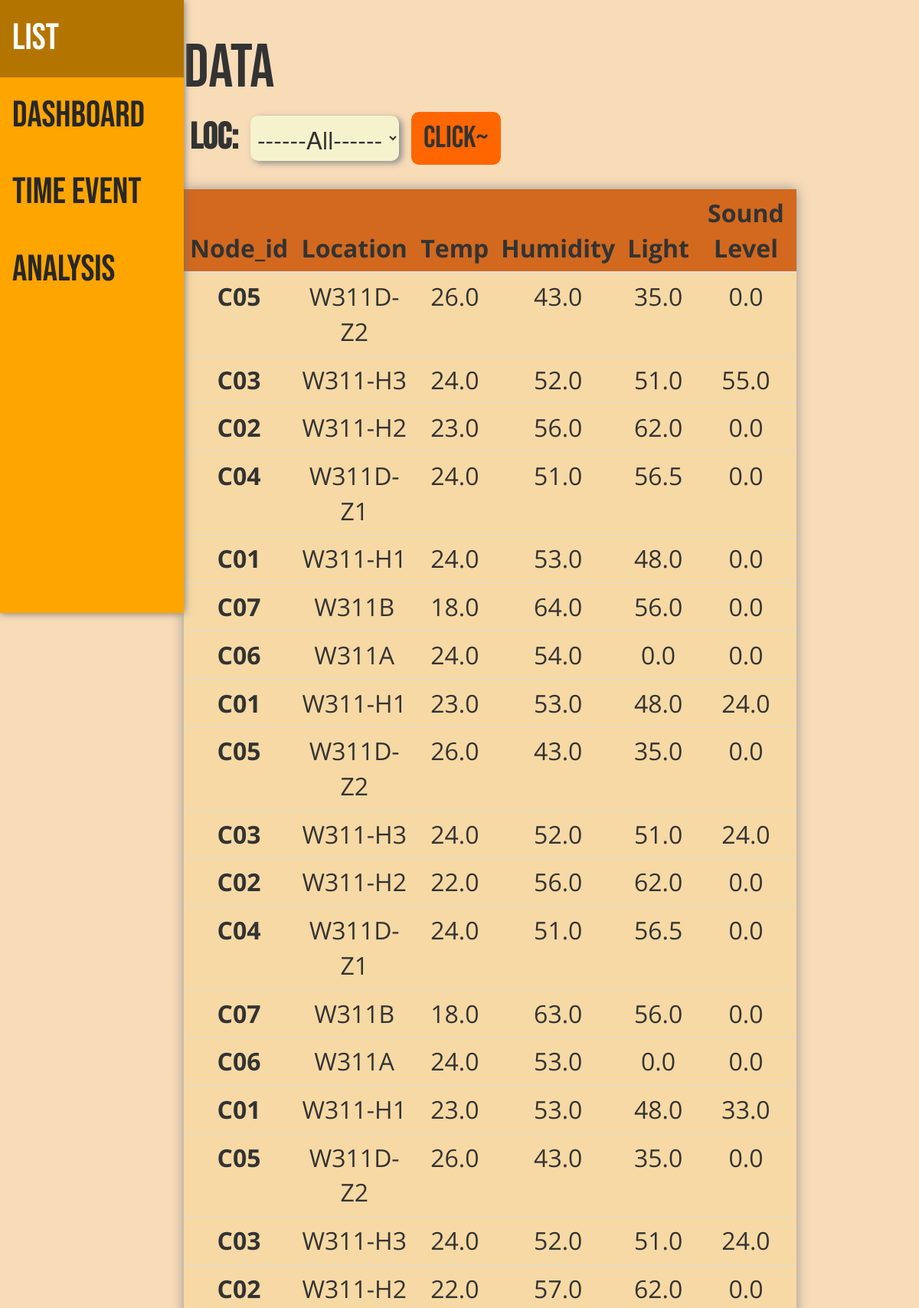
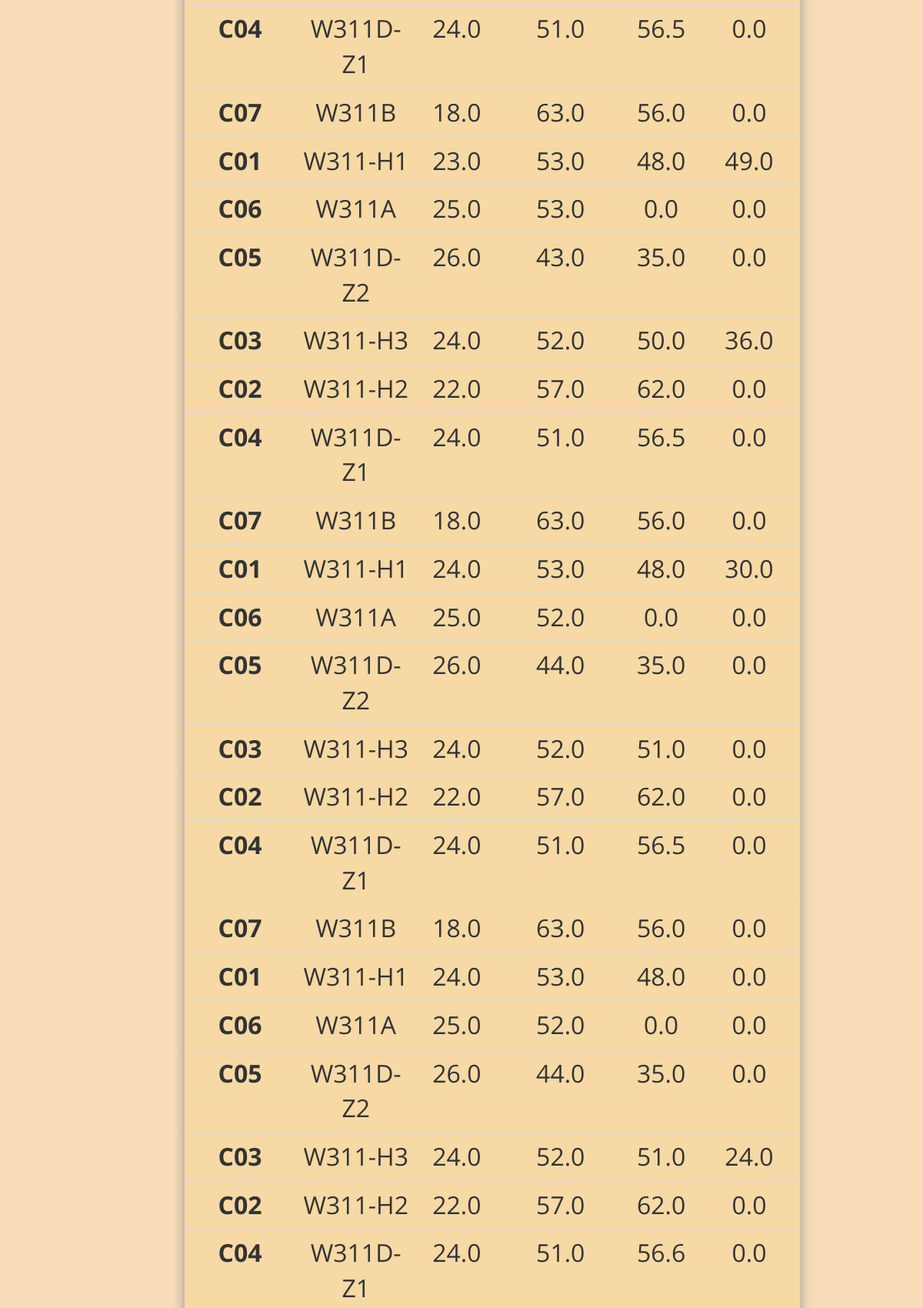
The page /data/?page=2 (upper part) on the database its author committed (2 pictures, top to bottom).
### CollectData/models.py (models this page shows, shortened)
class Data(models.Model):
    node_id = models.CharField(max_length= 10)
    loc = models.CharField(max_length=15)
    temp = models.DecimalField(decimal_places = 1, max_digits=5)
    hum = models.DecimalField(decimal_places = 1, max_digits=5)
    light = models.DecimalField(decimal_places = 1, max_digits=5)
    snd = models.DecimalField(decimal_places = 1, max_digits=5)
    date_created = models.DateTimeField(auto_now_add=True)
    class Meta:
        ordering = ['id']

### CollectData/views.py (the view)
# urls.py: path("", views.index, name="analysis"),
def index(request):
    data = Data.objects.all()
    if request.method == "POST":
        form = DataForm(request.POST)
        if form.is_valid():
            loc = form.cleaned_data.get("loc")
            if loc == "null":
                data = Data.objects.all()
            else:
                data = Data.objects.filter(loc=loc)
    else:
        form = DataForm()
    p = Paginator(data, 50)
    page_number = request.GET.get("page")
    page_obj = p.get_page(page_number)
    context = {
        "form": form,
        'page_number': page_number,
        "page_obj": page_obj,
    }
    return render(request, "data.html", context=context)

### CollectData/forms.py
class DataForm(ModelForm):
    class Meta: # Attach additional information
        model = Data
        fields = ('loc',)
        data = Data.objects.all()
        venue = []
        for datum in data:
            skip = False
            for item in venue:
                if datum.loc == item:
                    skip = True
                    break
            if not skip:
                venue.append(datum.loc)
        tup = (("null", "------All------"), )
        for item in venue:
            tup = tup + ((item, item),)
        LOC_CHOICES = tup
        widgets = {'loc': forms.Select(choices=LOC_CHOICES)}

### CollectData/templates/data.html (shortened to what this page needs)
{%extends 'base.html'%}
{%block style%}
{%load static%}
<link rel="stylesheet" href="{%static 'css/data.css'%}">
{%endblock%}
{%block content%}
<span class="page-topic">Data</span>
<form method="POST" action="" class="search-location">
  {{form}}
  <button class="myBtn">Click~</button>
</form>
<table class="table">
  <thead class="thead-dark">
    <tr class="table-header">
      <th scope="col" class="table-center">Node_id</th>
      <th scope="col" class="table-center">Location</th>
      <th scope="col" class="table-center">Temp</th>
      <th scope="col" class="table-center">Humidity</th>
      <th scope="col" class="table-center">Light</th>
      <th scope="col" class="table-center">Sound Level</th>
    </tr>
  </thead>
  <tbody>
    {%for datum in page_obj%}
    <tr class="table-body">
      <th class="table-center">{{datum.node_id}}</th>
      <td class="table-center">{{datum.loc}}</td>
      <td class="table-center">{{datum.temp}}</td>
      <td class="table-center">{{datum.hum}}</td>
      <td class="table-center">{{datum.light}}</td>
      <td class="table-center">{{datum.snd}}</td>
    </tr>
    {%endfor%}
  </tbody>
</table>
{%endblock%}

### CollectData/static/css/base.css (style rules this page uses)
:root { --default-font-size: 16px; font-size: var(--default-font-size); }
body { margin: 0; padding: 0; }
.body { background-color: rgb(248, 220, 184); }
.page-topic { font-family: 'Bebas Neue', cursive; font-size: 5rem; }
label { font-family: 'Bebas Neue', cursive; font-size: 3rem; }
select, input { border-radius: 10px; padding: 5px; font-family: 'Open Sans', sans-serif; background-color: #f5f3cd; border: none; box-shadow: 4px 3px 8px rgb(139, 139, 139); }
.myBtn { font-family: 'Bebas Neue', cursive; border-radius: 10px; padding: 0.1rem 1rem; font-size: 2.5rem; transition: all 200ms; background-color: rgb(255, 102, 0); border: none; }
.table-header { background-color: chocolate; }
.table { font-size: 2rem; font-family: 'Open Sans', sans-serif; border: none; box-shadow: 0 0 15px rgb(148, 148, 148); margin: 2rem 0; }
.table > tbody > tr > td, .table > tbody > tr > th, .table > tfoot > tr > td, .table > tfoot > tr > th, .table > thead > tr > td, .table > thead > tr > th { border-color: rgb(77, 77, 77); }
.table-center { text-align: center; }
.table-body { background-color: rgb(246, 217, 164); transition: background-color 200ms; }

### CollectData/static/css/data.css (style rules this page uses)
.search-location { display: flex; }
.search-location > * { margin: 0 0.5rem; }
.search-location > select { margin-top: 5px; margin-bottom: 5px; }

### rows shown on the page
Data: node_id "C05", loc "W311D-Z2", temp "26.0", hum "43.0", light "35.0", snd "0.0"
Data: node_id "C03", loc "W311-H3", temp "24.0", hum "52.0", light "51.0", snd "55.0"
Data: node_id "C02", loc "W311-H2", temp "23.0", hum "56.0", light "62.0", snd "0.0"
Data: node_id "C04", loc "W311D-Z1", temp "24.0", hum "51.0", light "56.5", snd "0.0"
Data: node_id "C01", loc "W311-H1", temp "24.0", hum "53.0", light "48.0", snd "0.0"
Data: node_id "C07", loc "W311B", temp "18.0", hum "64.0", light "56.0", snd "0.0"
Data: node_id "C06", loc "W311A", temp "24.0", hum "54.0", light "0.0", snd "0.0"
Data: node_id "C01", loc "W311-H1", temp "23.0", hum "53.0", light "48.0", snd "24.0"
Data: node_id "C05", loc "W311D-Z2", temp "26.0", hum "43.0", light "35.0", snd "0.0"
Data: node_id "C03", loc "W311-H3", temp "24.0", hum "52.0", light "51.0", snd "24.0"
Data: node_id "C02", loc "W311-H2", temp "22.0", hum "56.0", light "62.0", snd "0.0"
Data: node_id "C04", loc "W311D-Z1", temp "24.0", hum "51.0", light "56.5", snd "0.0"
Data: node_id "C07", loc "W311B", temp "18.0", hum "63.0", light "56.0", snd "0.0"
Data: node_id "C06", loc "W311A", temp "24.0", hum "53.0", light "0.0", snd "0.0"
Data: node_id "C01", loc "W311-H1", temp "23.0", hum "53.0", light "48.0", snd "33.0"
Data: node_id "C05", loc "W311D-Z2", temp "26.0", hum "43.0", light "35.0", snd "0.0"
Data: node_id "C03", loc "W311-H3", temp "24.0", hum "52.0", light "51.0", snd "24.0"
Data: node_id "C02", loc "W311-H2", temp "22.0", hum "57.0", light "62.0", snd "0.0"
Data: node_id "C04", loc "W311D-Z1", temp "24.0", hum "51.0", light "56.5", snd "0.0"
Data: node_id "C07", loc "W311B", temp "18.0", hum "63.0", light "56.0", snd "0.0"
Data: node_id "C01", loc "W311-H1", temp "23.0", hum "53.0", light "48.0", snd "49.0"
Data: node_id "C06", loc "W311A", temp "25.0", hum "53.0", light "0.0", snd "0.0"
Data: node_id "C05", loc "W311D-Z2", temp "26.0", hum "43.0", light "35.0", snd "0.0"
Data: node_id "C03", loc "W311-H3", temp "24.0", hum "52.0", light "50.0", snd "36.0"
Data: node_id "C02", loc "W311-H2", temp "22.0", hum "57.0", light "62.0", snd "0.0"
Data: node_id "C04", loc "W311D-Z1", temp "24.0", hum "51.0", light "56.5", snd "0.0"
Data: node_id "C07", loc "W311B", temp "18.0", hum "63.0", light "56.0", snd "0.0"
Data: node_id "C01", loc "W311-H1", temp "24.0", hum "53.0", light "48.0", snd "30.0"
Data: node_id "C06", loc "W311A", temp "25.0", hum "52.0", light "0.0", snd "0.0"
Data: node_id "C05", loc "W311D-Z2", temp "26.0", hum "44.0", light "35.0", snd "0.0"
Data: node_id "C03", loc "W311-H3", temp "24.0", hum "52.0", light "51.0", snd "0.0"
Data: node_id "C02", loc "W311-H2", temp "22.0", hum "57.0", light "62.0", snd "0.0"
Data: node_id "C04", loc "W311D-Z1", temp "24.0", hum "51.0", light "56.5", snd "0.0"
Data: node_id "C07", loc "W311B", temp "18.0", hum "63.0", light "56.0", snd "0.0"
Data: node_id "C01", loc "W311-H1", temp "24.0", hum "53.0", light "48.0", snd "0.0"
Data: node_id "C06", loc "W311A", temp "25.0", hum "52.0", light "0.0", snd "0.0"
Data: node_id "C05", loc "W311D-Z2", temp "26.0", hum "44.0", light "35.0", snd "0.0"
Data: node_id "C03", loc "W311-H3", temp "24.0", hum "52.0", light "51.0", snd "24.0"
Data: node_id "C02", loc "W311-H2", temp "22.0", hum "57.0", light "62.0", snd "0.0"
Data: node_id "C04", loc "W311D-Z1", temp "24.0", hum "51.0", light "56.6", snd "0.0"
